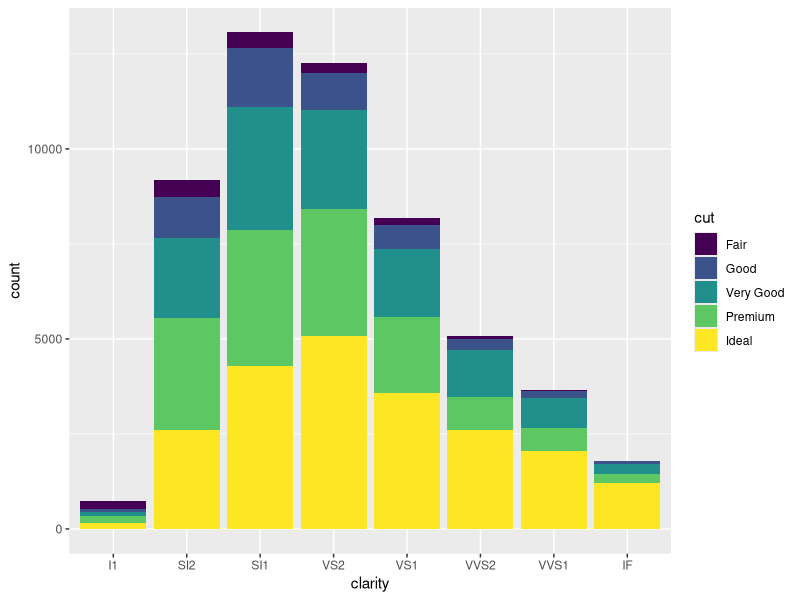
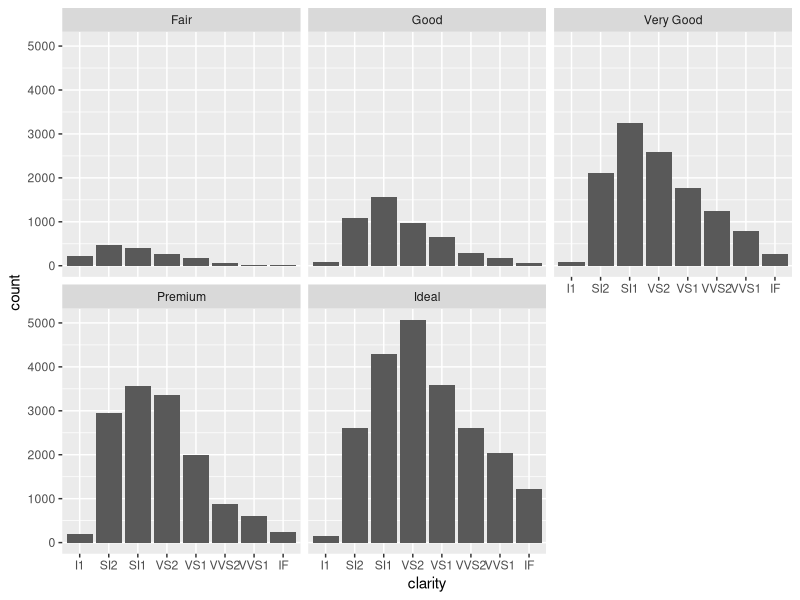
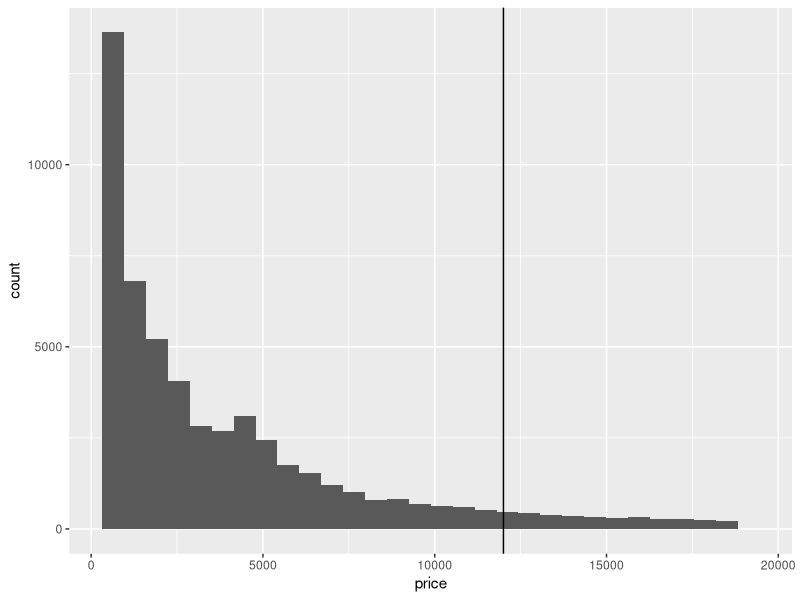

Write R code to recreate these figures, in order. (Note: this script raises an error after producing the figures.)
#Selina Kwarteng
#group 3 lab 4

require(ggplot2)        # or load package first
data(diamonds)
head(diamonds)          # look at the data!

ggplot(diamonds, aes(clarity, fill=cut)) + geom_bar()
ggplot(diamonds, aes(clarity)) + geom_bar() + facet_wrap(~ cut)
ggplot(diamonds) + geom_histogram(aes(x=price)) + geom_vline(xintercept=12000)
ggplot(diamonds, aes(clarity)) + geom_freqpoly(aes(group = cut, colour = cut))

diamonds$Expensive <- ifelse(diamonds$price >= 12000,1,0)
head(diamonds)

diamonds$price<-NULL
require(glmnet)         # or load package first
x<-model.matrix(~., diamonds[,-ncol(diamonds)])
y<-as.matrix(diamonds$Expensive)
mglmnet<-glmnet(x=x,y=y,family="binomial")
plot(mglmnet)

set.seed(51559)
sample(1:10)
require(rpart)
mTree<-rpart(Expensive~.,data=diamonds)
plot(mTree)
text(mTree)

require(boot)
mean(diamonds$carat)
ds(diamonds$carat)
boot.mean<-function(x,i)
{
        mean(x[i])
}
boot(data=diamonds$carat, statistic=boot.mean,R=120)
